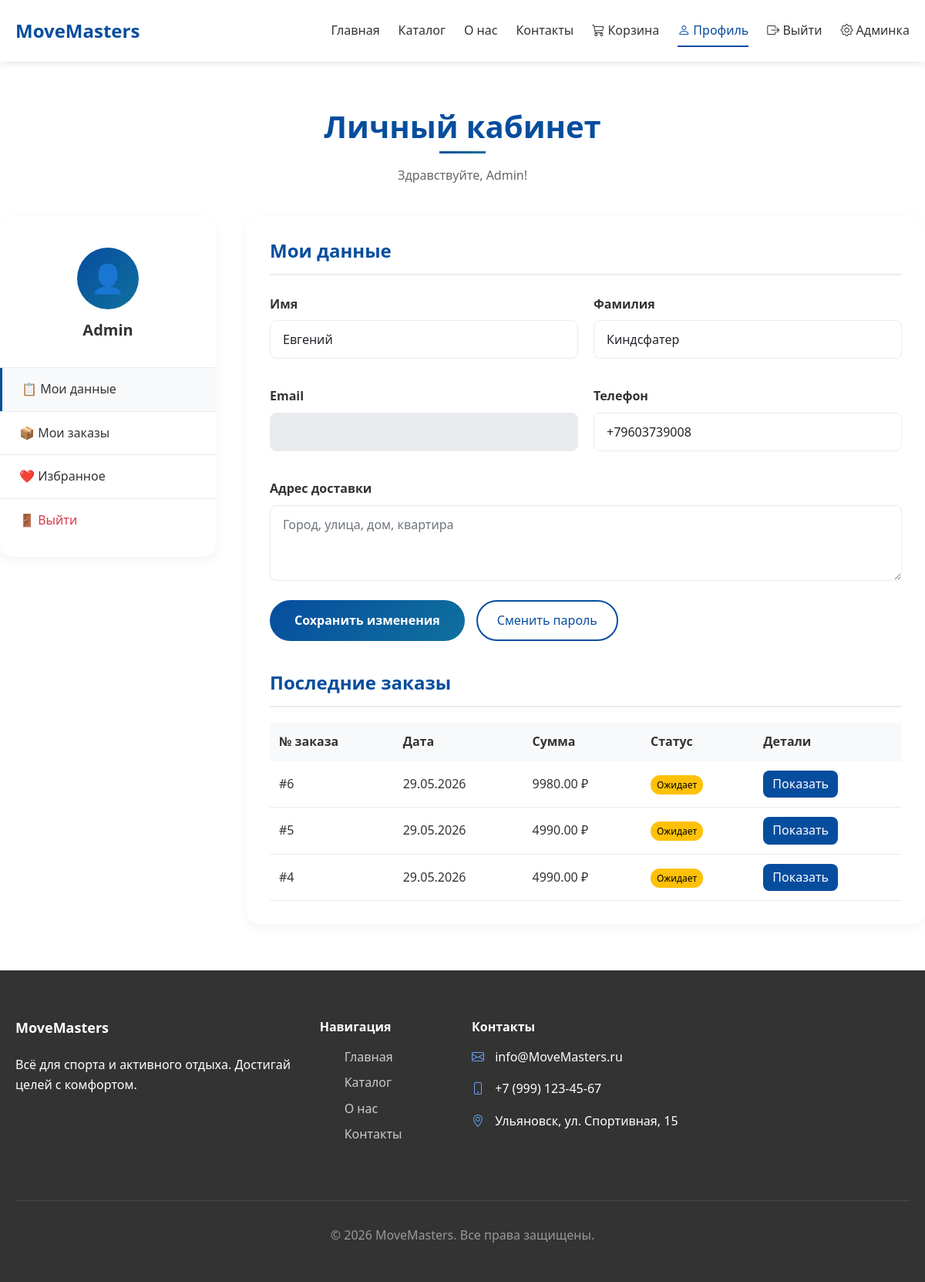
The page /profile/ (signed in) on the database its author committed.
### main/models.py (models this page shows, shortened)
class CustomUser(AbstractUser):
    ROLE_CHOICES = [
        ('customer', 'Покупатель'),
        ('moderator', 'Модератор'),
        ('admin', 'Администратор'),
    ]
    role = models.CharField("Роль", max_length=20, choices=ROLE_CHOICES, default='customer')
    phone = models.CharField("Телефон", max_length=20, blank=True)
    address = models.TextField("Адрес", blank=True)
    class Meta:
        verbose_name = "Пользователь"
        verbose_name_plural = "Пользователи"

class Order(models.Model):
    STATUS_CHOICES = [
        ('pending', 'Ожидает'),
        ('processing', 'В обработке'),
        ('shipped', 'Отправлен'),
        ('delivered', 'Доставлен'),
        ('cancelled', 'Отменен'),
    ]
    user = models.ForeignKey(CustomUser, on_delete=models.SET_NULL, null=True, blank=True)
    guest_email = models.EmailField("Email гостя", blank=True)
    guest_name = models.CharField("Имя гостя", max_length=100, blank=True)
    status = models.CharField("Статус", max_length=20, choices=STATUS_CHOICES, default='pending')
    total_amount = models.DecimalField("Общая сумма", max_digits=10, decimal_places=2)
    address = models.TextField("Адрес доставки")
    phone = models.CharField("Телефон", max_length=20)
    created_at = models.DateTimeField("Дата создания", auto_now_add=True)
    class Meta:
        verbose_name = "Заказ"
        verbose_name_plural = "Заказы"

### main/views.py (the view, shortened to what this page needs)
# urls.py: path('profile/', views.profile, name='profile'),
@login_required
def profile(request):
    orders = Order.objects.filter(user=request.user).order_by('-created_at')
    return render(request, 'profile.html', {
        'orders': orders,
        'user': request.user
    })

### main/templates/profile.html (shortened to what this page needs)
{% extends 'base.html' %}
{% load static %}
{% block content %}
<section style="padding: 60px 0 40px 0;">
    <div class="container">
        <h1 class="section-title" style="margin-bottom: 16px;">Личный кабинет</h1>
        <p style="text-align: center; color: var(--text-light); max-width: 600px; margin: 0 auto;">Здравствуйте, {{ user.username }}!</p>
    </div>
</section>
<section class="container" style="padding: 0 0 60px 0;">
    <div style="display: grid; grid-template-columns: 280px 1fr; gap: 40px;">
        <div style="background: white; border-radius: 16px; box-shadow: 0 5px 15px rgba(0,0,0,0.05); padding: 20px 0; height: fit-content;">
            <div style="text-align: center; padding: 20px 20px; border-bottom: 1px solid var(--border-color);">
                <div style="width: 80px; height: 80px; background: linear-gradient(135deg, var(--eco-green) 0%, var(--eco-dark) 100%); border-radius: 50%; display: flex; align-items: center; justify-content: center; margin: 0 auto 15px; font-size: 36px; color: white;">
                    👤
                </div>
                <h4 style="margin-bottom: 5px;">{{ user.username }}</h4>
            </div>
            <ul style="list-style: none; padding: 0; margin: 0;">
                <li style="border-bottom: 1px solid var(--border-color);">
                    <a href="#" style="display: block; padding: 15px 25px; color: var(--text-dark); font-weight: 500; background: var(--bg-light); border-left: 3px solid var(--eco-green);">
                        📋 Мои данные
                    </a>
                </li>
                <li style="border-bottom: 1px solid var(--border-color);">
                    <a href="#" style="display: block; padding: 15px 25px; color: var(--text-dark); font-weight: 500;">
                        📦 Мои заказы
                    </a>
                </li>
                <li style="border-bottom: 1px solid var(--border-color);">
                    <a href="#" style="display: block; padding: 15px 25px; color: var(--text-dark); font-weight: 500;">
                        ❤️ Избранное
                    </a>
                </li>
                <li>
                    <form method="post" action="{% url 'logout' %}" style="margin: 0;">
                        <button type="submit" style="display: block; width: 100%; text-align: left; padding: 15px 25px; background: none; border: none; color: #dc3545; font-weight: 500; cursor: pointer; font-size: 16px;">
                            🚪 Выйти
                        </button>
                    </form>
                </li>
            </ul>
        </div>
        <div style="background: white; border-radius: 16px; box-shadow: 0 5px 15px rgba(0,0,0,0.05); padding: 30px;">
            <h3 style="color: var(--eco-green); margin-bottom: 25px; padding-bottom: 15px; border-bottom: 2px solid var(--border-color);">Мои данные</h3>
            <form method="post">
                <div style="display: grid; grid-template-columns: 1fr 1fr; gap: 20px; margin-bottom: 20px;">
                    <div>
                        <label class="form-label">Имя</label>
                        <input type="text" name="first_name" class="form-control" value="{{ user.first_name }}" placeholder="Ваше имя">
                    </div>
                    <div>
                        <label class="form-label">Фамилия</label>
                        <input type="text" name="last_name" class="form-control" value="{{ user.last_name }}" placeholder="Ваша фамилия">
                    </div>
                    <div>
                        <label class="form-label">Email</label>
                        <input type="email" class="form-control" value="{{ user.email }}" disabled readonly>
                    </div>
                    <div>
                        <label class="form-label">Телефон</label>
                        <input type="tel" name="phone" class="form-control" value="{{ user.phone }}" placeholder="+7 (___) ___-__-__">
                    </div>
                </div>
                <div style="margin-bottom: 25px;">
                    <label class="form-label">Адрес доставки</label>
                    <textarea name="address" class="form-control" rows="3" placeholder="Город, улица, дом, квартира">{{ user.address }}</textarea>
                </div>
                <div style="display: flex; gap: 15px;">
                    <button type="submit" class="eco-btn">Сохранить изменения</button>
                    <a href="#" class="btn-outline-eco" style="padding: 12px 25px; border-radius: 50px;">Сменить пароль</a>
                </div>
            </form>
<div style="margin-top: 40px;">
    <h3 style="color: var(--eco-green); margin-bottom: 20px; padding-bottom: 15px; border-bottom: 2px solid var(--border-color);">Последние заказы</h3>
    {% if orders %}
    <div style="overflow-x: auto;">
        <table style="width: 100%; border-collapse: collapse;">
            <thead style="background: var(--bg-light);">
                <tr>
                    <th style="padding: 12px; text-align: left;">№ заказа</th>
                    <th style="padding: 12px; text-align: left;">Дата</th>
                    <th style="padding: 12px; text-align: left;">Сумма</th>
                    <th style="padding: 12px; text-align: left;">Статус</th>
                    <th style="padding: 12px; text-align: left;">Детали</th>
                </tr>
            </thead>
            <tbody>
                {% for order in orders %}
                <tr style="border-bottom: 1px solid var(--border-color);">
                    <td style="padding: 12px;">#{{ order.id }}</td>
                    <td style="padding: 12px;">{{ order.created_at|date:"d.m.Y" }}</td>
                    <td style="padding: 12px;">{{ order.total_amount }} ₽</td>
                    <td style="padding: 12px;">
                        {% if order.status == 'pending' %}
                            <span style="background: #ffc107; color: #000; padding: 4px 8px; border-radius: 12px; font-size: 12px;">Ожидает</span>
                        {% elif order.status == 'processing' %}
                            <span style="background: #17a2b8; color: #fff; padding: 4px 8px; border-radius: 12px; font-size: 12px;">В обработке</span>
                        {% elif order.status == 'delivered' %}
                            <span style="background: #28a745; color: #fff; padding: 4px 8px; border-radius: 12px; font-size: 12px;">Доставлен</span>
                        {% else %}
                            <span>{{ order.get_status_display }}</span>
                        {% endif %}
                    </td>
                    <td style="padding: 12px;">
                        <button onclick="toggleOrderDetails({{ order.id }})" style="background: var(--eco-green); color: white; border: none; border-radius: 8px; padding: 5px 12px; cursor: pointer;">Показать</button>
                    </td>
                </tr>
                {% endfor %}
            </tbody>
        </table>
    </div>
    {% else %}
    <div style="background: var(--bg-light); border-radius: 12px; padding: 20px; text-align: center;">
        <p class="text-muted">У вас пока нет заказов</p>
        <a href="/catalog" class="eco-btn" style="margin-top: 10px;">Перейти в каталог</a>
    </div>
    {% endif %}
</div>
        </div>
    </div>
</section>
{% endblock %}

### main/static/css/style.css (style rules this page uses)
:root { --eco-green: #064d9e; --eco-light: #69a0f3; --eco-dark: #10719e; --text-dark: #333333; --text-light: #666666; --bg-light: #f8f9fa; --border-color: #e9ecef; }
* { margin: 0px; padding: 0px; box-sizing: border-box; }
body { font-family: 'Segoe UI', Tahoma, Geneva, Verdana, sans-serif; line-height: 1.6; color: var(--text-dark); background-color: #ffffff; font-size: 16px; }
.container { max-width: 1200px; margin: 0px auto; padding: 0px 20px; }
h1, h2, h3, h4, h5, h6 { font-weight: 700; line-height: 1.2; margin-bottom: 16px; }
h1 { font-size: 40px; }
h3 { font-size: 24px; }
h4 { font-size: 20px; }
p { margin-bottom: 16px; font-size: 16px; }
a { text-decoration: none; color: var(--eco-green); transition: all 0.3s ease; }
.eco-btn { background: linear-gradient(135deg, var(--eco-green) 0%, var(--eco-dark) 100%); color: white; border: none; padding: 12px 32px; border-radius: 50px; font-weight: 600; transition: all 0.3s ease; }
.btn-outline-eco { border: 2px solid var(--eco-green); color: var(--eco-green); background: transparent; }
.section-title { text-align: center; margin-bottom: 48px; color: var(--eco-green); }
.section-title::after { content: ''; display: block; width: 60px; height: 3px; background: linear-gradient(135deg, var(--eco-green) 0%, var(--eco-dark) 100%); margin: 8px auto; }
.form-control { padding: 12px 16px; border: 1px solid var(--border-color); border-radius: 8px; font-size: 16px; width: 100%; margin-bottom: 16px; }
.form-label { display: block; margin-bottom: 8px; font-weight: 600; }

### rows shown on the page
CustomUser: username "Admin", first_name "Евгений", last_name "Киндсфатер", phone "+79603739008"
Order: id "6", created_at "29.05.2026", total_amount "9980.00", status "Ожидает"
Order: id "5", created_at "29.05.2026", total_amount "4990.00", status "Ожидает"
Order: id "4", created_at "29.05.2026", total_amount "4990.00", status "Ожидает"
